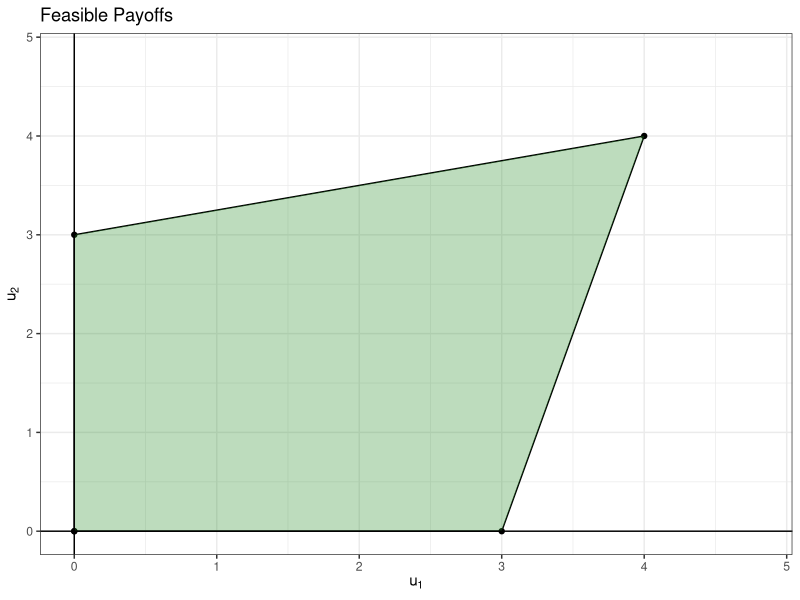
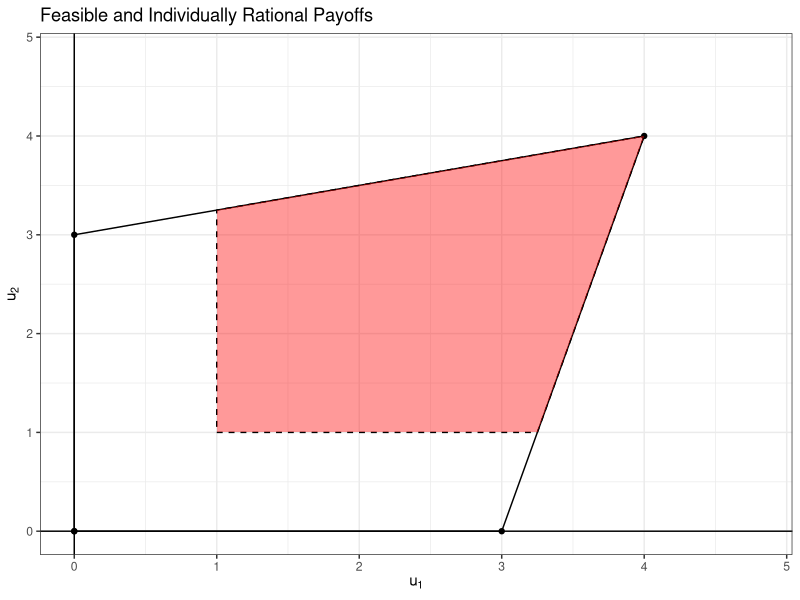
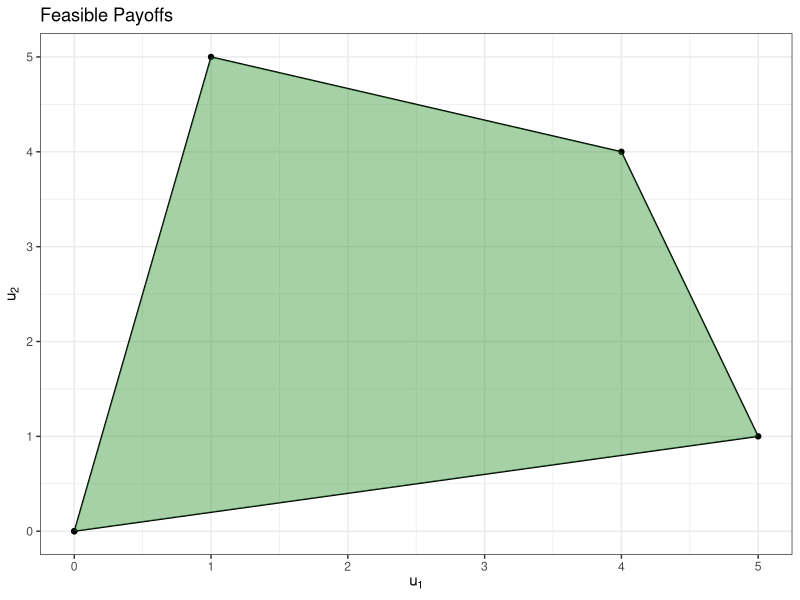
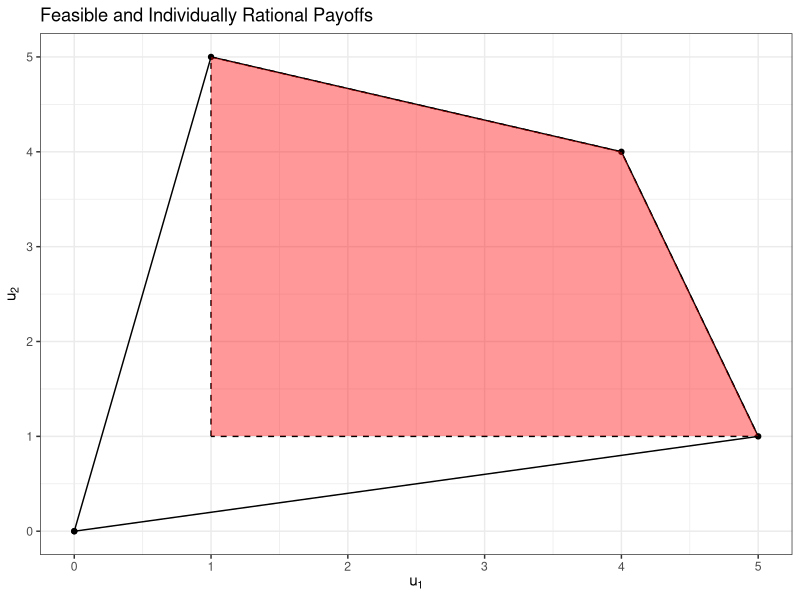
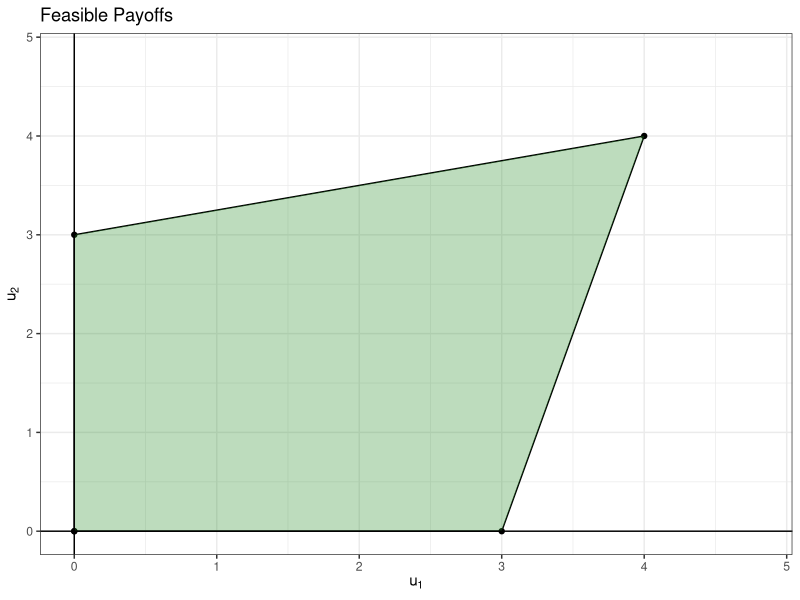
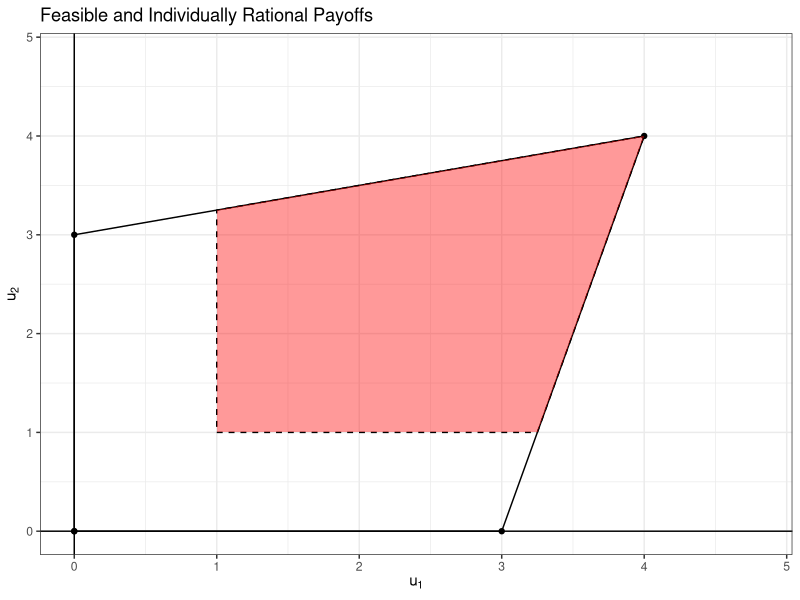
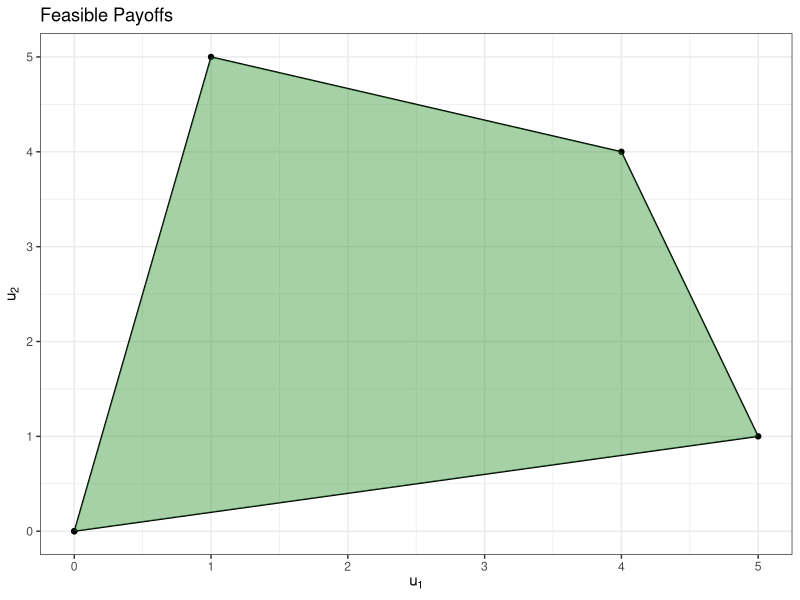
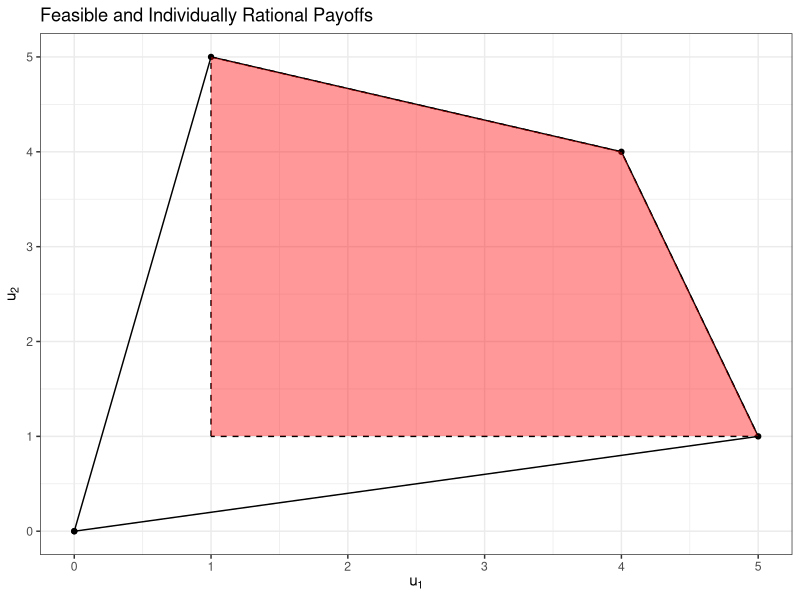

R code for these plots, in order:

# Setup -------------------------------------------------------------------

figpath <- "assignment_writeups/02_assign/"
library(tidyverse)
theme_set(theme_bw())

# Problem 4 ---------------------------------------------------------------

# feasible payoffs
payoffs <- data.frame(
  x = c(0, 3, 4, 0, 0),
  y = c(0, 0, 4, 3, 0)
)

ggplot(payoffs, aes(x, y)) + 
  geom_path() + 
  geom_point() + 
  geom_polygon(fill = "forestgreen", alpha = 0.3) + 
  coord_cartesian(xlim = c(0, 4.8), ylim = c(0, 4.8)) +
  geom_vline(xintercept = 0) +
  geom_hline(yintercept = 0) +
  labs(
    title = "Feasible Payoffs",
    x = expression(u[1]),
    y = expression(u[2])
  )

ggsave(paste0(figpath, "q4_feas.png"))

# feasible + indiv rational
indiv_rational <- data.frame(
  x = c(1, 3.25, 4, 1, 1),
  y = c(1, 1, 4, 3.25, 1)
)

ggplot(payoffs, aes(x, y)) + 
  geom_point() + 
  geom_path() + 
  geom_path(data = indiv_rational, linetype = "dashed") + 
  geom_polygon(data = indiv_rational, fill = "red", alpha = 0.4) + 
  coord_cartesian(xlim = c(0, 4.8), ylim = c(0, 4.8)) +
  geom_vline(xintercept = 0) +
  geom_hline(yintercept = 0) +
  labs(
    title = "Feasible and Individually Rational Payoffs",
    x = expression(u[1]),
    y = expression(u[2])
  )

ggsave(paste0(figpath, "q4_feas_ir.png"))

# Problem 5 ---------------------------------------------------------------

# Feasible (slightly different approach)
# USE THIS from now on
payoffs <- data.frame(
  x = c(0, 1, 4, 5, 0),
  y = c(0, 5, 4, 1, 0)
)

ggplot(payoffs, aes(x, y)) + 
  geom_point() + 
  geom_path() + 
  geom_polygon(fill = "forestgreen", alpha = 0.4) + 
  labs(
    title = "Feasible Payoffs",
    x = expression(u[1]),
    y = expression(u[2])
  )

ggsave(paste0(figpath, "q5_feas.png"))

# Feasible and indiv rational
indiv_rational <- data.frame(
  x = c(1, 1, 4, 5, 1),
  y = c(1, 5, 4, 1, 1)
)

ggplot(payoffs, aes(x, y)) + 
  geom_point() + 
  geom_path() + 
  geom_path(data = indiv_rational, linetype = "dashed") + 
  geom_polygon(data = indiv_rational, 
               fill = "red", alpha = 0.4) + 
  labs(
    title = "Feasible and Individually Rational Payoffs",
    x = expression(u[1]),
    y = expression(u[2])
  )

ggsave(paste0(figpath, "q5_feas_ir.png"))
